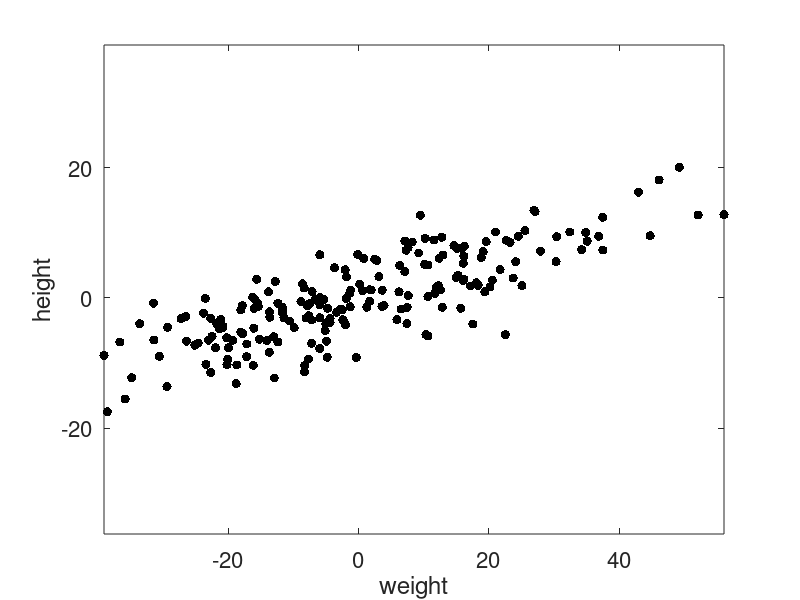

Here is the MATLAB script that generated this plot:
clear all; close all; clc

load("weightheight.mat");
plot(X(1,:), X(2,:), 'k.', 'MarkerSize',20)
hold on
axis equal
xlabel('weight')
ylabel('height')
set(gca, 'fontsize', 16)